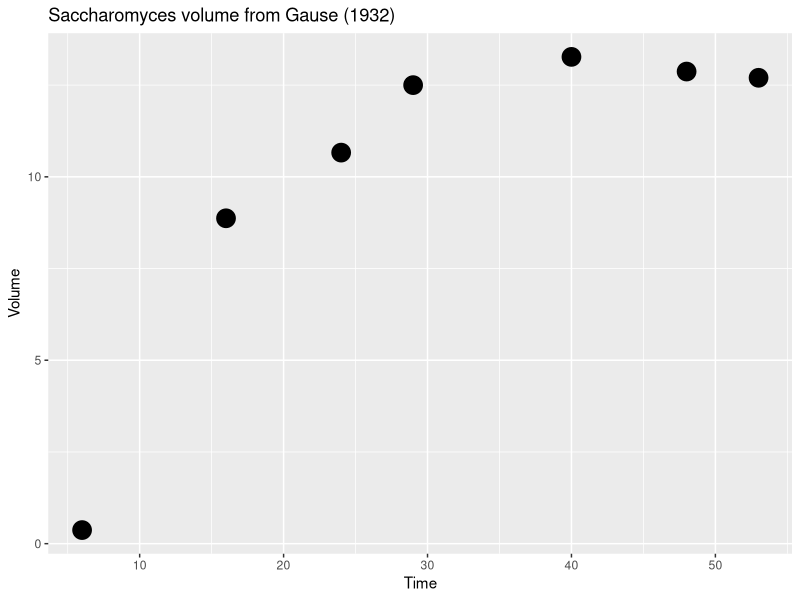
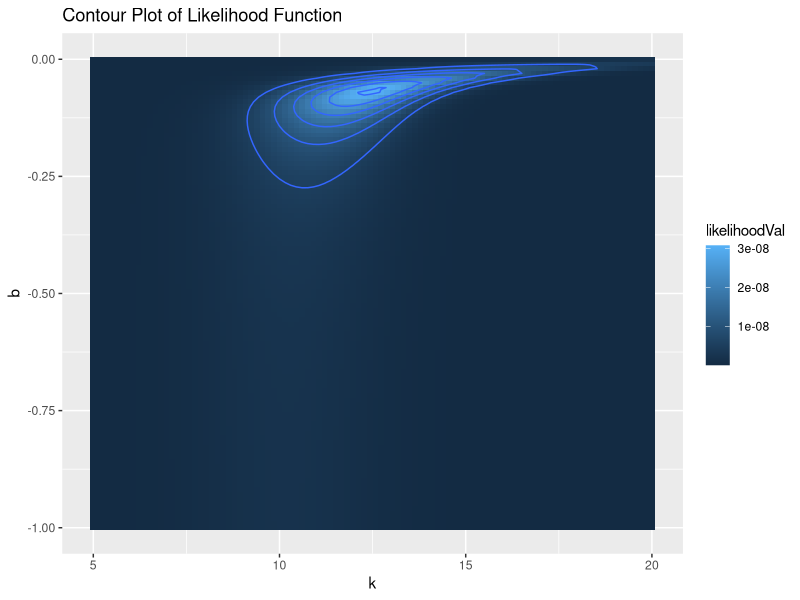

Reproduce these figures in R, in order.
### Function gauseLikelihood.R
### Modified: 10/15/15
### Purpose: Likelihood function plot of Sacchromyces data (yeast) from Gause 1932 "Experimental studies on the struggle for coexistence"
### Output: contour plot of likelihood function


library(ggplot2)
library(reshape2) # for melt


### Show data that we want to plot
gauseData=data.frame(time = c(6, 16, 24, 29, 40, 48, 53),volume = c(0.37, 8.87, 10.66, 12.50, 13.27, 12.87, 12.70))

### Make a quick ggplot of the data
# Contour plot of likelihood function
sPlot = ggplot(gauseData, aes(time, volume))+
  geom_point(size=6)+
labs(title="Saccharomyces volume from Gause (1932)",x="Time",y="Volume")
print(sPlot)

## Time data is already embedded in the logistic function.  
# Volume data is part of the likelihood

# Identify the ranges of the parameters that we wish to investigate
kParam=seq(5,20,length.out=100)
bParam=seq(-1,0,length.out=100)

nContours = 20;   # Number of contours used in our expression

### Here is the function used for the logistic model in Gause et al 1932.  k and b are the parameters
logistic <- function(k,b){
  # The value of a is determined by the initial condition
  a = (k-0.45)/0.45
  time = c(6, 16, 24, 29, 40, 48, 53);
  yOut = k/(1+exp(b*time))
  return(yOut)
}

#### Stuff specific to the particular likelihood function
# Likelihood function for zombie parameters
likelihood <- function(k,b){  
  volume = c(0.37, 8.87, 10.66, 12.50, 13.27, 12.87, 12.70);
  predVolume = logistic(k,b)
  error = sd(predVolume-volume)
 singlelikelihoods = dnorm(volume, mean = predVolume, sd = error, log = F)
 return(prod(singlelikelihoods))
  # Note: if you want to do the log likelihood, it is an easy switch.  Comment out the two lines above and uncomment the rest
 # singlelikelihoods = dnorm(volume, mean = predVolume, sd = error, log = T)
  #return(-sum(singlelikelihoods))
  
}


### Apply the likelihood to each element of the matrix
vecLikelihood <- Vectorize(likelihood,vectorize.args = c('k','b'))

zValues = outer(kParam,bParam,vecLikelihood)
### We assume that the data are normally distributed with mean 0 and standard deviation sigma
rownames(zValues)=kParam
colnames(zValues)=bParam
zValues3d <- melt(zValues)
names(zValues3d) <- c("k", "b", "likelihoodVal");


# Contour plot of likelihood function
v = ggplot(zValues3d, aes(k, b, z = likelihoodVal))+
  geom_tile(aes(fill = likelihoodVal)) + stat_contour()+
  labs(title="Contour Plot of Likelihood Function")

print(v)